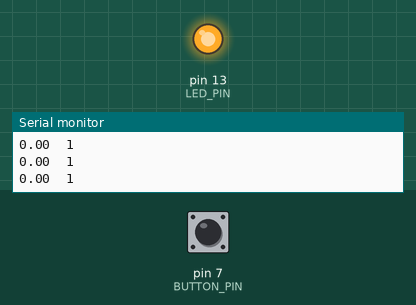
Bench run of a sketch on a simulated Arduino Uno, built with avr-gcc and run on an emulated ATmega328P. Parts: output pins drawn as LEDs (lit = HIGH), the last lines printed to the serial monitor. The test bench sets the inputs (shaded band); at power-on: pin 7 (BUTTON_PIN) HIGH.

Above: at 1.2 s.
1.3 s: pin 7 (BUTTON_PIN) pulled LOW for 0.15 s
At 1.37 s:
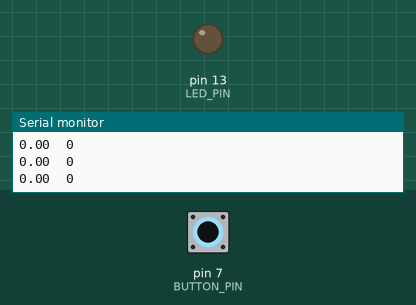
2.9 s: pin 7 (BUTTON_PIN) pulled LOW for 3.2 s
At 7.4 s:
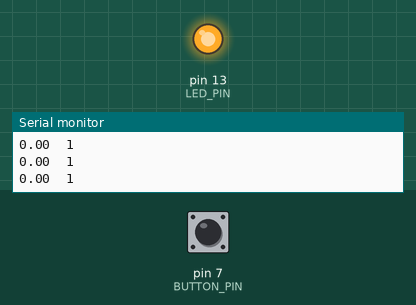
Timing chart, 0 to 8.9 s (numbered marks = the images above; inputs shaded):
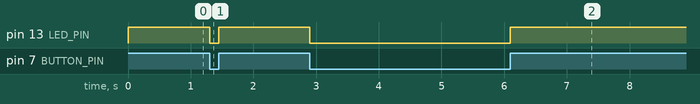

Measured:
- after the input at 1.3 s, pin 13 (LED_PIN): HIGH → LOW at once, → HIGH 0.15 s later
- after the input at 2.9 s, pin 13 (LED_PIN): HIGH → LOW at once, → HIGH 3.2 s later

The sketch:

2811Time.ino
```cpp
#define BUTTON_PIN 7  //define constantes
#define LED_PIN 13

void setup() {
  //setup run once
  pinMode(BUTTON_PIN, INPUT_PULLUP);  // connects internal pull-up resistor to button pin pullup on ajoute les 5v par defaut

  pinMode(LED_PIN, OUTPUT);  //output sortie

  //turn the led OFF when we start
  digitalWrite(LED_PIN, LOW);

  Serial.begin(9600);
  Serial.println("Hello World");
}

void loop() {

  boolean value = digitalRead(BUTTON_PIN);  //boolean vrai 1 ou faux 0

  digitalWrite(LED_PIN, value);

  int freq = 0.5; //Hz
  Serial.print(sin(TWO_PI * freq * millis() / 1000.0));
  Serial.print("\t");
  Serial.print(value);

  Serial.println();


  delay(10);
}
```
